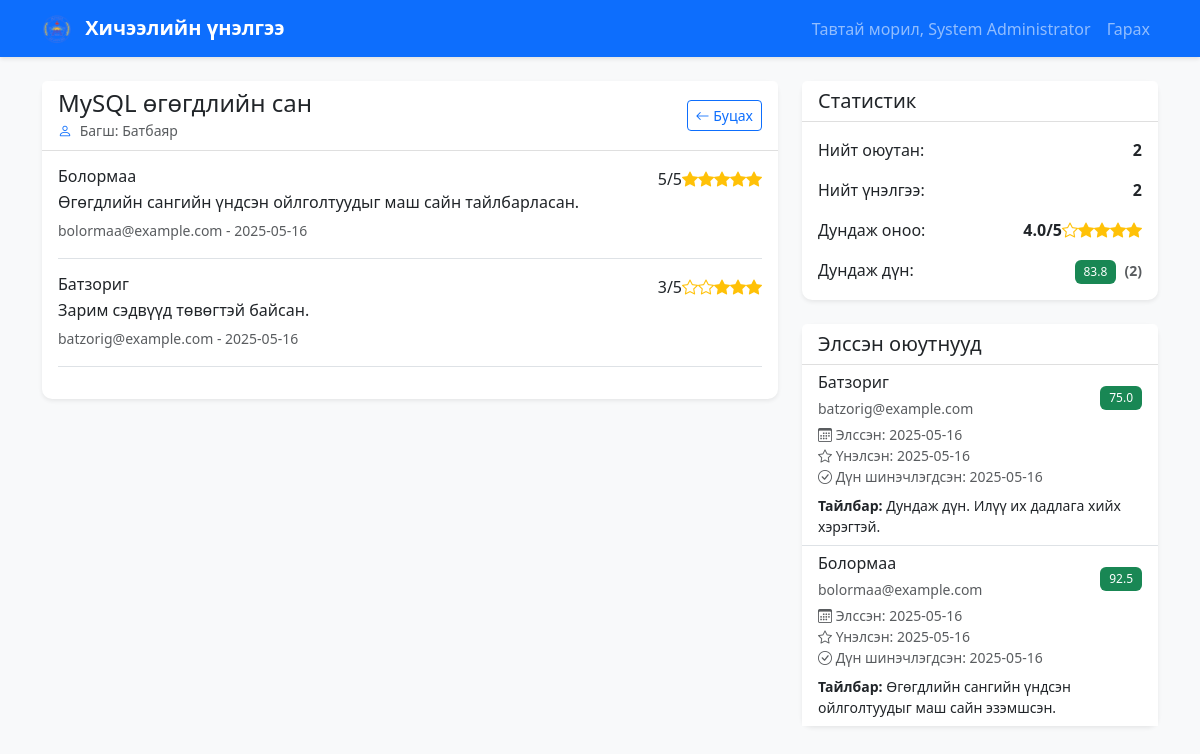
The app's page /evaluation/view.php?course_id=2 (signed in) with its own data.
### tables this page shows
CREATE TABLE IF NOT EXISTS courses (
    id INT AUTO_INCREMENT PRIMARY KEY,
    name VARCHAR(255) NOT NULL,
    teacher_id INT NOT NULL,
    created_at TIMESTAMP DEFAULT CURRENT_TIMESTAMP,
    FOREIGN KEY (teacher_id) REFERENCES users(id) ON DELETE CASCADE
);

CREATE TABLE IF NOT EXISTS users (
    id INT AUTO_INCREMENT PRIMARY KEY,
    name VARCHAR(255) NOT NULL,
    email VARCHAR(255) NOT NULL UNIQUE,
    password VARCHAR(255) NOT NULL,
    role ENUM('admin', 'teacher', 'student') NOT NULL,
    created_at TIMESTAMP DEFAULT CURRENT_TIMESTAMP
);

CREATE TABLE IF NOT EXISTS evaluations (
    id INT AUTO_INCREMENT PRIMARY KEY,
    course_id INT NOT NULL,
    student_id INT NOT NULL,
    score INT NOT NULL CHECK (score BETWEEN 1 AND 5),
    comment TEXT NOT NULL,
    created_at TIMESTAMP DEFAULT CURRENT_TIMESTAMP,
    FOREIGN KEY (course_id) REFERENCES courses(id) ON DELETE CASCADE,
    FOREIGN KEY (student_id) REFERENCES users(id) ON DELETE CASCADE,
    UNIQUE KEY unique_evaluation (course_id, student_id)
);

CREATE TABLE IF NOT EXISTS course_enrollments (
    id INT AUTO_INCREMENT PRIMARY KEY,
    course_id INT NOT NULL,
    student_id INT NOT NULL,
    enrolled_at TIMESTAMP DEFAULT CURRENT_TIMESTAMP,
    FOREIGN KEY (course_id) REFERENCES courses(id) ON DELETE CASCADE,
    FOREIGN KEY (student_id) REFERENCES users(id) ON DELETE CASCADE,
    UNIQUE KEY unique_enrollment (course_id, student_id)
);

CREATE TABLE IF NOT EXISTS grades (
    id INT AUTO_INCREMENT PRIMARY KEY,
    course_id INT NOT NULL,
    student_id INT NOT NULL,
    grade DECIMAL(5,2) NOT NULL,
    feedback TEXT,
    created_at TIMESTAMP DEFAULT CURRENT_TIMESTAMP,
    updated_at TIMESTAMP DEFAULT CURRENT_TIMESTAMP ON UPDATE CURRENT_TIMESTAMP,
    FOREIGN KEY (course_id) REFERENCES courses(id) ON DELETE CASCADE,
    FOREIGN KEY (student_id) REFERENCES users(id) ON DELETE CASCADE,
    UNIQUE KEY unique_grade (course_id, student_id)
);

### evaluation/view.php (the view, shortened to what this page needs)
<?php
require_once '../db.php';
$course_id = filter_var($_GET['course_id'], FILTER_VALIDATE_INT);
$stmt = $conn->prepare("
    SELECT
        c.id,
        c.name as course_name,
        c.teacher_id,
        u.name as teacher_name,
        (SELECT COUNT(*) FROM course_enrollments WHERE course_id = c.id) as total_students,
        (SELECT COUNT(*) FROM evaluations WHERE course_id = c.id) as total_evaluations,
        (SELECT AVG(score) FROM evaluations WHERE course_id = c.id) as average_score,
        (SELECT COUNT(*) FROM grades WHERE course_id = c.id) as graded_count,
        (SELECT AVG(grade) FROM grades WHERE course_id = c.id) as average_grade
    FROM courses c
    JOIN users u ON c.teacher_id = u.id
    WHERE c.id = ?
");
$stmt->bind_param("i", $course_id);
$stmt->execute();
$course = $stmt->get_result()->fetch_assoc();
$stmt = $conn->prepare("
    SELECT
        e.id,
        e.score,
        e.comment,
        e.created_at,
        u.name as student_name,
        u.email as student_email
    FROM evaluations e
    JOIN users u ON e.student_id = u.id
    WHERE e.course_id = ?
    ORDER BY e.created_at DESC
");
$stmt->bind_param("i", $course_id);
$stmt->execute();
$evaluations = $stmt->get_result()->fetch_all(MYSQLI_ASSOC);
$stmt = $conn->prepare("
    SELECT
        u.id,
        u.name,
        u.email,
        ce.enrolled_at,
        e.score,
        e.created_at as evaluation_date,
        g.grade,
        g.feedback,
        g.updated_at as grade_updated_at
    FROM course_enrollments ce
    JOIN users u ON ce.student_id = u.id
    LEFT JOIN evaluations e ON e.course_id = ce.course_id AND e.student_id = ce.student_id
    LEFT JOIN grades g ON g.course_id = ce.course_id AND g.student_id = ce.student_id
    WHERE ce.course_id = ?
    ORDER BY u.name
");
$stmt->bind_param("i", $course_id);
$stmt->execute();
$enrolled_students = $stmt->get_result()->fetch_all(MYSQLI_ASSOC);
?>
<!DOCTYPE html>
<html lang="mn">
<head>
    <link href="https://cdn.jsdelivr.net/npm/bootstrap@5.3.0/dist/css/bootstrap.min.css" rel="stylesheet">
    <link rel="stylesheet" href="https://cdn.jsdelivr.net/npm/bootstrap-icons@1.7.2/font/bootstrap-icons.css">
    <link rel="stylesheet" href="../css/style.css">
</head>
<body class="bg-light">
    <nav class="navbar navbar-expand-lg navbar-dark bg-primary">
        <div class="container">
            <a class="navbar-brand" href="../dashboard/<?php echo $_SESSION['role']; ?>.php">
                <img src="../assets/logo.png" alt="Logo" height="30" class="d-inline-block align-text-top me-2">
                Хичээлийн үнэлгээ
            </a>
            <div class="collapse navbar-collapse" id="navbarNav">
                <ul class="navbar-nav ms-auto">
                    <li class="nav-item">
                        <span class="nav-link">Тавтай морил, <?php echo htmlspecialchars($_SESSION['user_name']); ?></span>
                    </li>
                    <li class="nav-item">
                        <a class="nav-link" href="../logout.php">Гарах</a>
                    </li>
                </ul>
            </div>
        </div>
    </nav>
    <div class="container mt-4">
        <div class="row">
            <div class="col-md-8">
                <div class="card shadow-sm mb-4">
                    <div class="card-header bg-white">
                        <div class="d-flex justify-content-between align-items-center">
                            <div>
                                <h4 class="mb-0"><?php echo htmlspecialchars($course['course_name']); ?></h4>
                                <small class="text-muted">
                                    <i class="bi bi-person text-primary me-1"></i>
                                    Багш: <?php echo htmlspecialchars($course['teacher_name']); ?>
                                </small>
                            </div>
                            <a href="../dashboard/<?php echo $_SESSION['role']; ?>.php" class="btn btn-outline-primary btn-sm">
                                <i class="bi bi-arrow-left"></i> Буцах
                            </a>
                        </div>
                    </div>
                    <div class="card-body">
                        <?php if (empty($evaluations)): ?>
                            <div class="text-center py-4">
                                <div class="text-muted">
                                    <i class="bi bi-star fs-4 d-block mb-2"></i>
                                    Үнэлгээ байхгүй байна
                                </div>
                            </div>
                        <?php else: ?>
                            <?php foreach ($evaluations as $eval): ?>
                                <div class="border-bottom pb-3 mb-3">
                                    <div class="d-flex justify-content-between align-items-start">
                                        <div>
                                            <h6 class="mb-1"><?php echo htmlspecialchars($eval['student_name']); ?></h6>
                                            <p class="mb-1"><?php echo htmlspecialchars($eval['comment']); ?></p>
                                            <small class="text-muted">
                                                <?php echo htmlspecialchars($eval['student_email']); ?> -
                                                <?php echo date('Y-m-d', strtotime($eval['created_at'])); ?>
                                            </small>
                                        </div>
                                        <div class="text-end">
                                            <div class="rating">
                                                <?php for ($i = 1; $i <= 5; $i++): ?>
                                                    <i class="bi bi-star<?php echo $i <= $eval['score'] ? '-fill' : ''; ?> text-warning"></i>
                                                <?php endfor; ?>
                                                <span class="ms-1"><?php echo $eval['score']; ?>/5</span>
                                            </div>
                                        </div>
                                    </div>
                                </div>
                            <?php endforeach; ?>
                        <?php endif; ?>
                    </div>
                </div>
            </div>
            <div class="col-md-4">
                <div class="card shadow-sm mb-4">
                    <div class="card-header bg-white">
                        <h5 class="mb-0">Статистик</h5>
                    </div>
                    <div class="card-body">
                        <div class="d-flex justify-content-between mb-3">
                            <span>Нийт оюутан:</span>
                            <span class="fw-bold"><?php echo $course['total_students']; ?></span>
                        </div>
                        <div class="d-flex justify-content-between mb-3">
                            <span>Нийт үнэлгээ:</span>
                            <span class="fw-bold"><?php echo $course['total_evaluations']; ?></span>
                        </div>
                        <div class="d-flex justify-content-between mb-3">
                            <span>Дундаж оноо:</span>
                            <span class="fw-bold">
                                <?php if ($course['average_score']): ?>
                                    <div class="rating">
                                        <?php for ($i = 1; $i <= 5; $i++): ?>
                                            <i class="bi bi-star<?php echo $i <= round($course['average_score']) ? '-fill' : ''; ?> text-warning"></i>
                                        <?php endfor; ?>
                                        <span class="ms-1"><?php echo number_format($course['average_score'], 1); ?>/5</span>
                                    </div>
                                <?php else: ?>
                                    <span class="text-muted">Үнэлгээ байхгүй</span>
                                <?php endif; ?>
                            </span>
                        </div>
                        <div class="d-flex justify-content-between">
                            <span>Дундаж дүн:</span>
                            <span class="fw-bold">
                                <?php if ($course['graded_count'] > 0): ?>
                                    <span class="badge bg-<?php echo $course['average_grade'] >= 60 ? 'success' : 'danger'; ?>">
                                        <?php echo number_format($course['average_grade'], 1); ?>
                                    </span>
                                    <small class="text-muted ms-1">
                                        (<?php echo $course['graded_count']; ?>)
                                    </small>
                                <?php else: ?>
                                    <span class="text-muted">Дүн байхгүй</span>
                                <?php endif; ?>
                            </span>
                        </div>
                    </div>
                </div>
                <div class="card shadow-sm">
                    <div class="card-header bg-white">
                        <h5 class="mb-0">Элссэн оюутнууд</h5>
                    </div>
                    <div class="card-body p-0">
                        <?php if (empty($enrolled_students)): ?>
                            <div class="text-center py-4">
                                <div class="text-muted">
                                    <i class="bi bi-people fs-4 d-block mb-2"></i>
                                    Оюутан байхгүй байна
                                </div>
                            </div>
                        <?php else: ?>
                            <div class="list-group list-group-flush">
                                <?php foreach ($enrolled_students as $student): ?>
                                    <div class="list-group-item">
                                        <div class="d-flex justify-content-between align-items-center">
                                            <div>
                                                <h6 class="mb-1"><?php echo htmlspecialchars($student['name']); ?></h6>
                                                <small class="text-muted">
                                                    <?php echo htmlspecialchars($student['email']); ?>
                                                </small>
                                            </div>
                                            <?php if ($student['grade'] !== null): ?>
                                                <div class="text-end">
                                                    <span class="badge bg-<?php echo $student['grade'] >= 60 ? 'success' : 'danger'; ?>">
                                                        <?php echo number_format($student['grade'], 1); ?>
                                                    </span>
                                                </div>
                                            <?php endif; ?>
                                        </div>
                                        <small class="text-muted d-block mt-1">
                                            <i class="bi bi-calendar3"></i>
                                            Элссэн: <?php echo date('Y-m-d', strtotime($student['enrolled_at'])); ?>
                                            <?php if ($student['evaluation_date']): ?>
                                                <br>
                                                <i class="bi bi-star"></i>
                                                Үнэлсэн: <?php echo date('Y-m-d', strtotime($student['evaluation_date'])); ?>
                                            <?php endif; ?>
                                            <?php if ($student['grade_updated_at']): ?>
                                                <br>
                                                <i class="bi bi-check-circle"></i>
                                                Дүн шинэчлэгдсэн: <?php echo date('Y-m-d', strtotime($student['grade_updated_at'])); ?>
                                            <?php endif; ?>
                                        </small>
                                        <?php if ($student['feedback']): ?>
                                            <div class="mt-2 small">
                                                <strong>Тайлбар:</strong> <?php echo htmlspecialchars($student['feedback']); ?>
                                            </div>
                                        <?php endif; ?>
                                    </div>
                                <?php endforeach; ?>
                            </div>
                        <?php endif; ?>
                    </div>
                </div>
            </div>
        </div>
    </div>
</body>
</html>

### css/style.css (style rules this page uses)
body { min-height: 100vh; display: flex; flex-direction: column; }
.rating { display: flex; flex-direction: row-reverse; justify-content: flex-end; }
.card { border: none; border-radius: 10px; }
.card-header { border-bottom: 1px solid rgba(0,0,0,.125); background-color: #fff; }
.badge { padding: 0.5em 0.75em; font-weight: 500; }
.navbar { box-shadow: 0 2px 4px rgba(0,0,0,.1); }
.navbar-brand { font-weight: 600; }

### records on screen
courses: name "MySQL өгөгдлийн сан", teacher.name "Батбаяр"
evaluations: student.name "Болормаа", comment "Өгөгдлийн сангийн үндсэн ойлголтуудыг маш сайн тайлбарласан.", student.email "bolormaa@example.com", created_at "2025-05-16", score "5"
evaluations: student.name "Батзориг", comment "Зарим сэдвүүд төвөгтэй байсан.", student.email "batzorig@example.com", created_at "2025-05-16", score "3"
course_enrollments: student.name "Батзориг", student.email "batzorig@example.com", grades.grade "75.0", enrolled_at "2025-05-16", evaluations.created_at "2025-05-16", grades.updated_at "2025-05-16", grades.feedback "Дундаж дүн. Илүү их дадлага хийх хэрэгтэй."
course_enrollments: student.name "Болормаа", student.email "bolormaa@example.com", grades.grade "92.5", enrolled_at "2025-05-16", evaluations.created_at "2025-05-16", grades.updated_at "2025-05-16", grades.feedback "Өгөгдлийн сангийн үндсэн ойлголтуудыг маш сайн эзэмшсэн."

### other values on screen
$_SESSION['user_name'] "System Administrator"
$course['total_students'] "2"
$course['total_evaluations'] "2"
$course['average_score'] "4.0"
$course['average_grade'] "83.8"
$course['graded_count'] "2"
